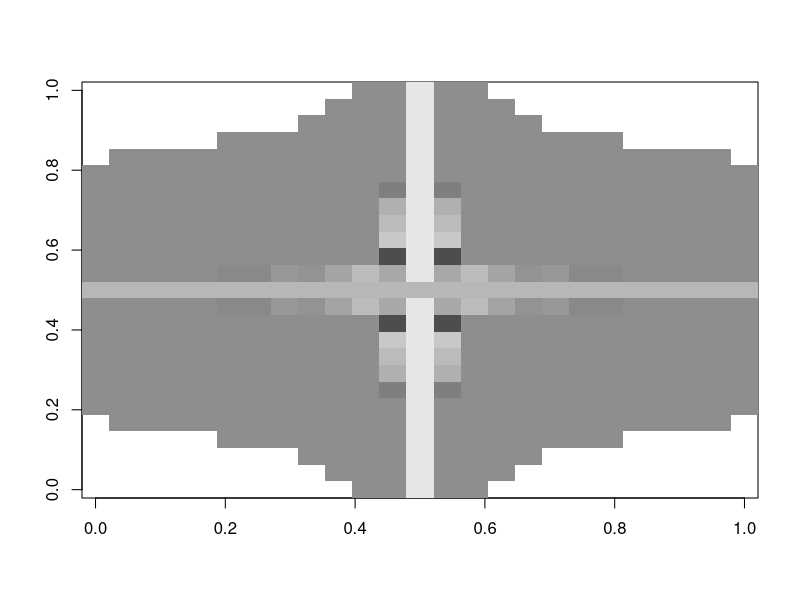
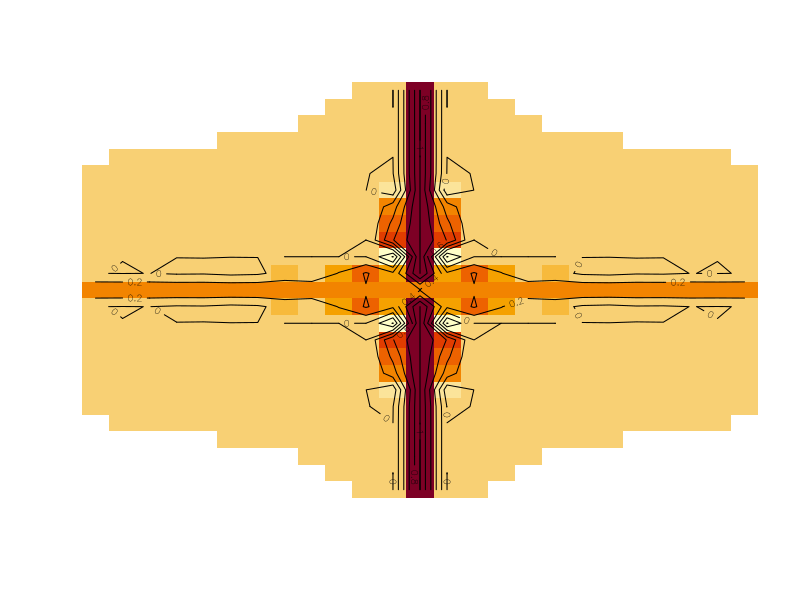

Recreate these plots in R, in order.
# random image 

library(grDevices)

# angle = sin, cos, tan
random_image <- function(num, pow, val,len) {
  
  x <- y <- seq((-num)*pi, (num)*pi, length.out = len)
  r <- sqrt(outer(x^2, y^2, "^"))

  image(z = z <- cos(r^pow)*exp(-r/(val)), col = gray.colors(36))
  image(z, axes = FALSE)
  contour(z, add = TRUE, drawlabels = TRUE)
  
}


random_image(4,4,3,25)
